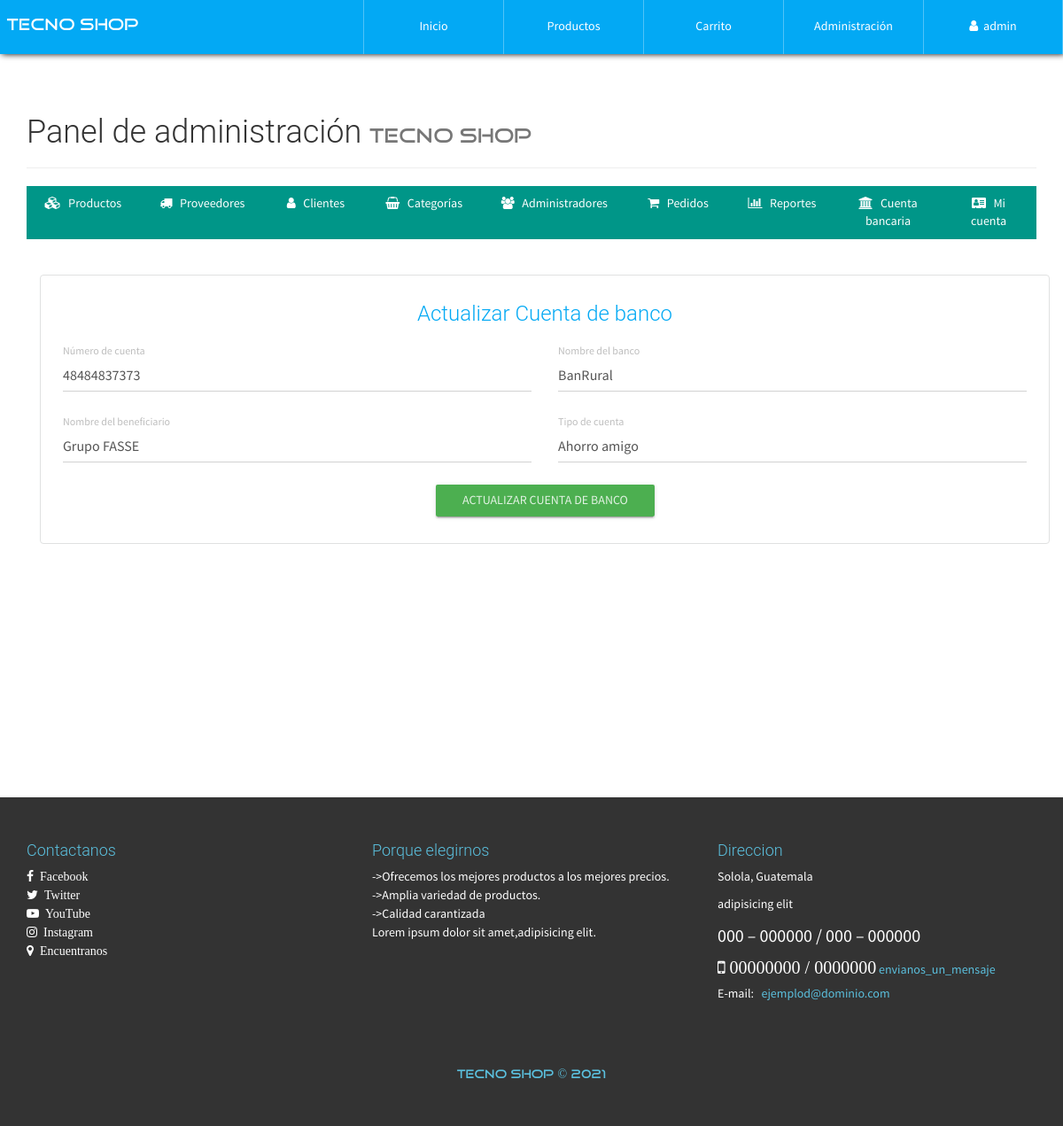
Page /store1/configAdmin.php?view=bank (signed in) on the committed database.
### tables this page shows
CREATE TABLE `cuentabanco` (
  `id` int(50) NOT NULL,
  `NumeroCuenta` varchar(100) NOT NULL,
  `NombreBanco` varchar(100) NOT NULL,
  `NombreBeneficiario` varchar(100) NOT NULL,
  `TipoCuenta` varchar(100) NOT NULL
);

### store1/library/consulSQL.php (called while the page is built, shortened)
<?php
class ejecutarSQL {
    public static function conectar(){
        if(!$con=  mysqli_connect(SERVER,USER,PASS,BD)){
            echo "Error en el servidor, verifique sus datos";
        }
        mysqli_set_charset($con, "utf8");
        return $con;
    }
    public static function consultar($query) {
        if (!$consul = mysqli_query(ejecutarSQL::conectar(), $query)) {
            echo 'Error en la consulta SQL ejecutada';
        }
        return $consul;
    }
}

### store1/admin/bank-view.php (the view, shortened to what this page needs)
<div class="container">
    <div class="row">
        <div class="col-xs-12">
            <?php
                $bankAccount=ejecutarSQL::consultar("SELECT * FROM cuentabanco");
                if(mysqli_num_rows($bankAccount)>=1){
                  $bankD=mysqli_fetch_array($bankAccount, MYSQLI_ASSOC);
            ?>
                  <div class="container-form-admin">
                  <form action="./process/updateBank.php" method="POST" role="form" class="form-content FormCatElec" data-form="update">
                    <h3 class="text-info text-center">Actualizar Cuenta de banco</h3>
                    <div class="container-fluid">
                        <div class="row">
                            <div class="col-xs-12 col-sm-6">
                                <div class="form-group label-floating">
                                    <label class="control-label">Número de cuenta</label>
                                    <input class="form-control" type="text" name="bancoCuenta" value="<?php echo $bankD['NumeroCuenta']; ?>" maxlength="50" required="">
                                </div>
                            </div>
                            <div class="col-xs-12 col-sm-6">
                                <div class="form-group label-floating">
                                    <label class="control-label">Nombre del banco</label>
                                    <input class="form-control" type="text" name="bancoNombre" value="<?php echo $bankD['NombreBanco']; ?>" maxlength="50" required="">
                                </div>
                            </div>
                            <div class="col-xs-12 col-sm-6">
                                <div class="form-group label-floating">
                                    <label class="control-label">Nombre del beneficiario</label>
                                    <input class="form-control" type="text" name="bancoBeneficiario" value="<?php echo $bankD['NombreBeneficiario']; ?>" maxlength="50" required="">
                                </div>
                            </div>
                            <div class="col-xs-12 col-sm-6">
                                <div class="form-group label-floating">
                                    <label class="control-label">Tipo de cuenta</label>
                                    <input class="form-control" type="text" name="bancoTipo" value="<?php echo $bankD['TipoCuenta']; ?>" maxlength="50" required="">
                                </div>
                            </div>
                        </div>
                    </div>
                    <p class="text-center"><button type="submit" class="btn btn-success btn-raised">Actualizar cuenta de banco</button></p>
                  </form>
                  </div>
            <?php
                }
            ?>
        </div>
    </div>
</div>

### store1/css/style.css (style rules this page uses)
body { font-family: "FontFamilySPro"; line-height: 1.5; font-size: 1.4em; width: 100%; height: 100%; margin: 0px; padding: 0px; background-position: center center; background-repeat: no-repeat; background-attachment: fixed; background-size: cover; background-color: #fff; }
.container-form-admin { border: 1px solid #e0e1e1 !important; border-radius: 4px; padding: 10px; margin-top: 25px; }
#container-page-configAdmin { background-image: url(../assets/img/font-registration.JPG); }

### rows in the picture
cuentabanco: bancoCuenta "48484837373", bancoNombre "BanRural", bancoBeneficiario "Grupo FASSE", bancoTipo "Ahorro amigo"

### other values in the picture
$_SESSION['nombreAdmin'] "admin"
